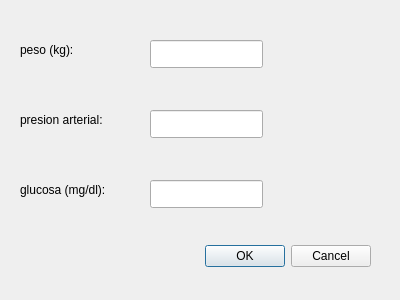
<?xml version="1.0" encoding="UTF-8"?>
<ui version="4.0">
 <class>AddRecordDialog</class>
 <widget class="QDialog" name="AddRecordDialog">
  <property name="geometry">
   <rect>
    <x>0</x>
    <y>0</y>
    <width>400</width>
    <height>300</height>
   </rect>
  </property>
  <property name="windowTitle">
   <string>Dialog</string>
  </property>
  <widget class="QDialogButtonBox" name="buttonBox">
   <property name="geometry">
    <rect>
     <x>30</x>
     <y>240</y>
     <width>341</width>
     <height>32</height>
    </rect>
   </property>
   <property name="orientation">
    <enum>Qt::Orientation::Horizontal</enum>
   </property>
   <property name="standardButtons">
    <set>QDialogButtonBox::StandardButton::Cancel|QDialogButtonBox::StandardButton::Ok</set>
   </property>
  </widget>
  <widget class="QLabel" name="label">
   <property name="geometry">
    <rect>
     <x>20</x>
     <y>40</y>
     <width>81</width>
     <height>20</height>
    </rect>
   </property>
   <property name="text">
    <string>peso (kg):</string>
   </property>
  </widget>
  <widget class="QLabel" name="label_2">
   <property name="geometry">
    <rect>
     <x>20</x>
     <y>110</y>
     <width>111</width>
     <height>20</height>
    </rect>
   </property>
   <property name="text">
    <string>presion arterial:</string>
   </property>
  </widget>
  <widget class="QLabel" name="label_3">
   <property name="geometry">
    <rect>
     <x>20</x>
     <y>180</y>
     <width>121</width>
     <height>20</height>
    </rect>
   </property>
   <property name="text">
    <string>glucosa (mg/dl):</string>
   </property>
  </widget>
  <widget class="QLineEdit" name="weightEdit">
   <property name="geometry">
    <rect>
     <x>150</x>
     <y>40</y>
     <width>113</width>
     <height>28</height>
    </rect>
   </property>
  </widget>
  <widget class="QLineEdit" name="pressureEdit">
   <property name="geometry">
    <rect>
     <x>150</x>
     <y>110</y>
     <width>113</width>
     <height>28</height>
    </rect>
   </property>
  </widget>
  <widget class="QLineEdit" name="glucoseEdit">
   <property name="geometry">
    <rect>
     <x>150</x>
     <y>180</y>
     <width>113</width>
     <height>28</height>
    </rect>
   </property>
  </widget>
 </widget>
 <resources/>
 <connections>
  <connection>
   <sender>buttonBox</sender>
   <signal>accepted()</signal>
   <receiver>AddRecordDialog</receiver>
   <slot>accept()</slot>
   <hints>
    <hint type="sourcelabel">
     <x>248</x>
     <y>254</y>
    </hint>
    <hint type="destinationlabel">
     <x>157</x>
     <y>274</y>
    </hint>
   </hints>
  </connection>
  <connection>
   <sender>buttonBox</sender>
   <signal>rejected()</signal>
   <receiver>AddRecordDialog</receiver>
   <slot>reject()</slot>
   <hints>
    <hint type="sourcelabel">
     <x>316</x>
     <y>260</y>
    </hint>
    <hint type="destinationlabel">
     <x>286</x>
     <y>274</y>
    </hint>
   </hints>
  </connection>
 </connections>
</ui>
